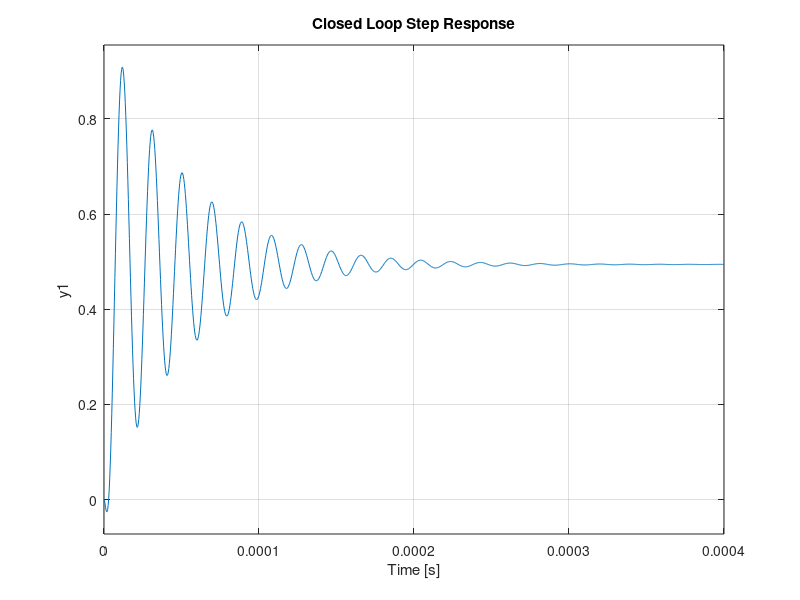
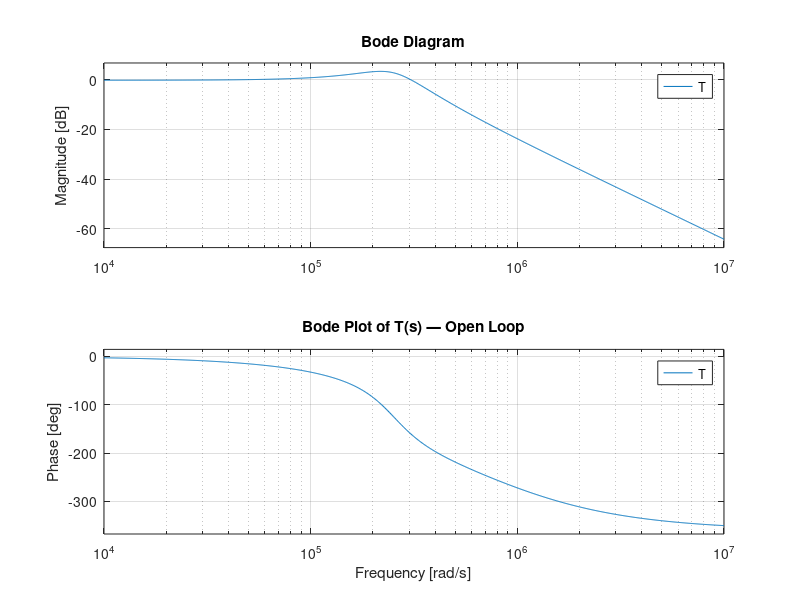
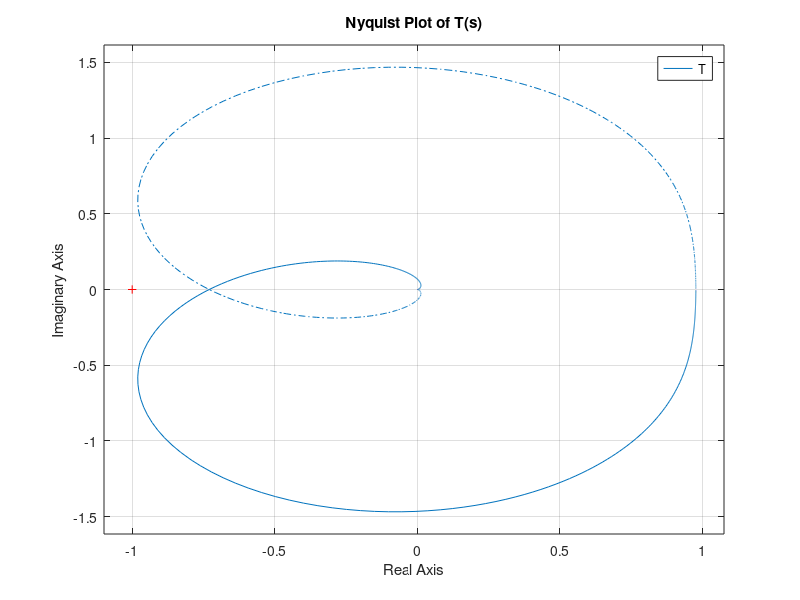
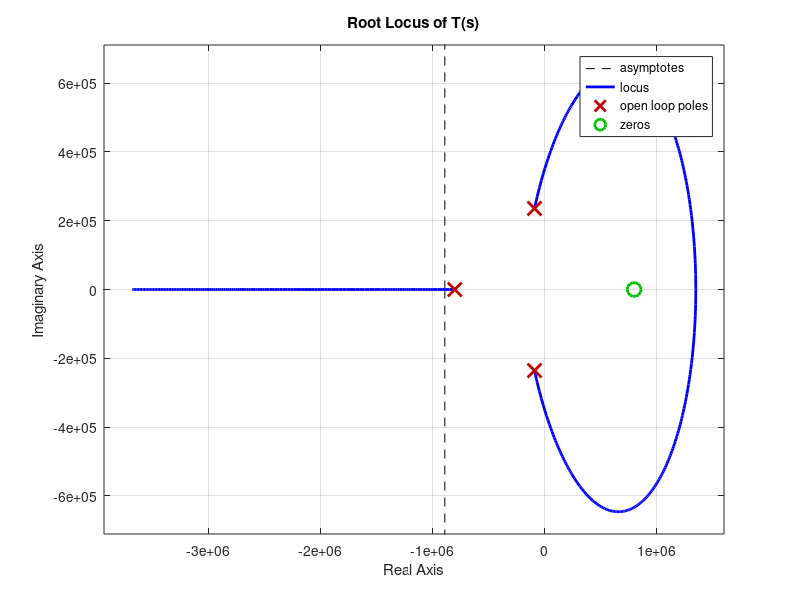

Reproduce these figures in MATLAB, in order.
clc; clear; close all;
% =========================
% Parameters
% =========================
Vc   = 5;        % [V]
Vtri = 1.6;      % [V]
fsw  = 200e3;    % [Hz]
L    = 22.5e-6;  % [H]
C    = 0.7e-6;   % [F]
R    = 8;        % [ohm]
Rfb1 = 10e3;     % [ohm]
Rfb2 = 1.429e3;  % [ohm]
s = tf('s');
% =========================
% Transfer functions
% =========================
Gc = 1;
Glc = 1 / (L*C*s^2 + (L/R)*s + 1);
Td     = 1 / (2*fsw);
Gpwm   = (Vc / (2*Vtri)) * (1 - s*Td/2) / (1 + s*Td/2);
H = 5*(Rfb2 / (Rfb1 + Rfb2));
T = Gc * Glc * Gpwm * H;

% =========================
% Closed Loop
% =========================
CL = feedback(T, 1);

% =========================
% Steady State Error
% =========================
dc_gain = dcgain(CL);
sse = 1 - dc_gain;
fprintf('Closed Loop DC Gain:  %.6f\n', dc_gain);
fprintf('Steady State Error:   %.6f (%.4f%%)\n', sse, sse*100);

% =========================
% Step Response
% =========================
figure;
step(CL);
grid on;
title('Closed Loop Step Response');

% =========================
% Bode plot
% =========================
figure;
bode(T);
grid on;
title('Bode Plot of T(s) — Open Loop');

% =========================
% Nyquist plot
% =========================
figure;
nyquist(T);
grid on;
title('Nyquist Plot of T(s)');

% =========================
% Root locus
% =========================
figure;
rlocus(T);
grid on;
title('Root Locus of T(s)');

% =========================
% Print gain and phase margins
% =========================
[Gm, Pm, Wcg, Wcp] = margin(T);
fprintf('Gain Margin:       %.2f dB  at %.2f krad/s\n', 20*log10(Gm), Wcg/1e3);
fprintf('Phase Margin:      %.2f deg  at %.2f krad/s\n', Pm, Wcp/1e3);
fprintf('DC Loop Gain T(0): %.4f (%.2f dB)\n', abs(dcgain(T)), 20*log10(abs(dcgain(T))));
